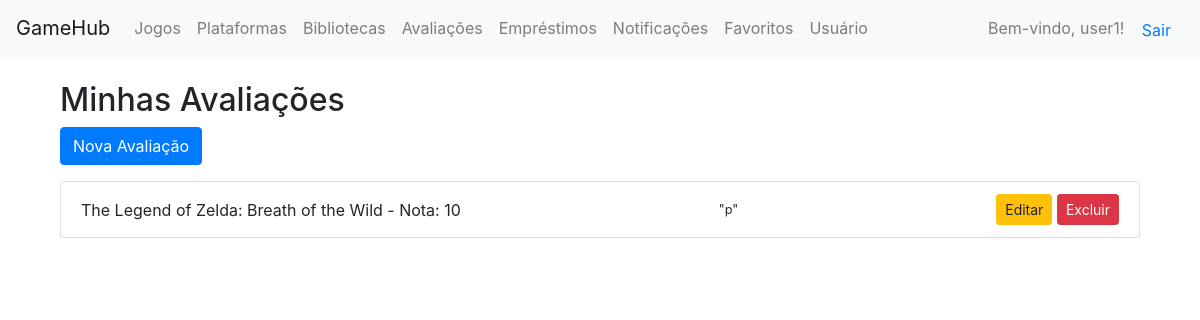
/api/avaliacoes/ (signed in), run on the app's committed database.
### core/models.py (models this page shows, shortened)
class Usuario(AbstractUser):
    data_nascimento = models.DateField(null=True, blank=True)

class Avaliacao(models.Model):
    usuario = models.ForeignKey(Usuario, on_delete=models.CASCADE)
    jogo = models.ForeignKey(Jogo, on_delete=models.CASCADE)
    nota = models.IntegerField()
    comentario = models.TextField(blank=True)
    data = models.DateTimeField(auto_now_add=True)

class Jogo(models.Model):
    titulo = models.CharField(max_length=100)
    descricao = models.TextField(blank=True)
    categoria = models.ForeignKey(Categoria, on_delete=models.CASCADE)
    plataforma = models.ForeignKey(Plataforma, on_delete=models.CASCADE)
    desenvolvedora = models.ForeignKey(Desenvolvedora, on_delete=models.SET_NULL, null=True)
    def __str__(self):
        return self.titulo

### core/views.py (the view)
# urls.py: path('avaliacoes/', views.avaliacao_list, name='avaliacao_list'),
@login_required
def avaliacao_list(request):
    avaliacoes = Avaliacao.objects.filter(usuario=request.user)
    return render(request, 'avaliacoes/avaliacao_list.html', {'avaliacoes': avaliacoes})

### core/templates/avaliacoes/avaliacao_list.html (shortened to what this page needs)
{% extends 'base.html' %}
{% block content %}
<div class="container mt-4">
    <h2>Minhas Avaliações</h2>
    <a href="{% url 'avaliacao_create' %}" class="btn btn-primary mb-3">Nova Avaliação</a>
    <ul class="list-group">
        {% for avaliacao in avaliacoes %}
            <li class="list-group-item d-flex justify-content-between align-items-center">
                {{ avaliacao.jogo }} - Nota: {{ avaliacao.nota }} <br>
                <small>"{{ avaliacao.comentario }}"</small>
                <div>
                    <a href="{% url 'avaliacao_update' avaliacao.pk %}" class="btn btn-warning btn-sm">Editar</a>
                    <a href="{% url 'avaliacao_delete' avaliacao.pk %}" class="btn btn-danger btn-sm">Excluir</a>
                </div>
            </li>
        {% endfor %}
    </ul>
</div>
{% endblock %}

### core/templates/base.html (shortened to what this page needs)
<!DOCTYPE html>
<html lang="pt-br">
<head>
    <link rel="stylesheet" href="https://stackpath.bootstrapcdn.com/bootstrap/4.5.2/css/bootstrap.min.css">
</head>
<body>
    <header>
        <nav class="navbar navbar-expand-lg navbar-light bg-light">
            <a class="navbar-brand" href="{% url 'home' %}">GameHub</a>
            <div class="collapse navbar-collapse">
                <ul class="navbar-nav">
                    <li class="nav-item"><a class="nav-link" href="{% url 'jogo_list' %}">Jogos</a></li>
                    <li class="nav-item"><a class="nav-link" href="{% url 'plataforma_list' %}">Plataformas</a></li>
                    <li class="nav-item"><a class="nav-link" href="{% url 'biblioteca_list' %}">Bibliotecas</a></li>
                    <li class="nav-item"><a class="nav-link" href="{% url 'avaliacao_list' %}">Avaliações</a></li>
                    <li class="nav-item"><a class="nav-link" href="{% url 'emprestimo_list' %}">Empréstimos</a></li>
                    <li class="nav-item"><a class="nav-link" href="{% url 'notificacao_list' %}">Notificações</a></li>
                    <li class="nav-item"><a class="nav-link" href="{% url 'favorito_list' %}">Favoritos</a></li>
                    <li class="nav-item"><a class="nav-link" href="{% url 'usuario_list' %}">Usuário</a></li>
                </ul>
                <div class="ml-auto">
                    {% if user.is_authenticated %}
                        <span class="navbar-text">Bem-vindo, {{ user.username }}!</span>
                        <form action="{% url 'logout' %}" method="post" style="display:inline;">
                            <button type="submit" class="btn btn-link">Sair</button>
                        </form>
                    {% else %}
                        <a class="btn btn-primary" href="{% url 'login' %}">Login</a>
                        <a class="btn btn-secondary" href="{% url 'register' %}">Registrar</a>
                    {% endif %}
                </div>
            </div>
        </nav>
    </header>
    <main class="container mt-4">
        {% block content %}{% endblock %}
    </main>
</body>
</html>

### data on the page
Usuario: username "user1"
Avaliacao: jogo "The Legend of Zelda: Breath of the Wild", nota "10", comentario "p"
